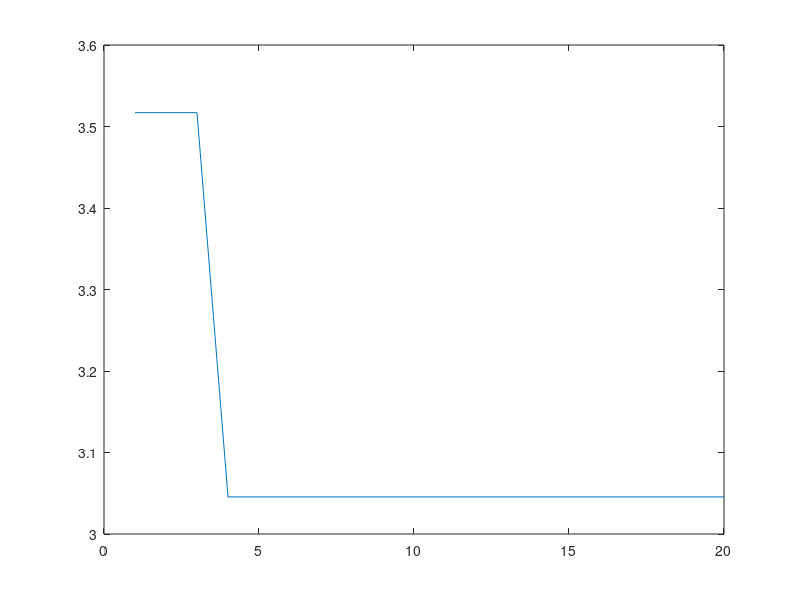

Recreate this plot in MATLAB.

clc;
clear all;
close all;
%Teacher phase
ul=1;
ll=-1;
pn=10;
dv=3;
gn=20;
for it=1:gn
    if it==1   
x=(ul-ll).*rand(pn,dv)+ll;
    else
x=x4;
    end
    for i=1:pn
    f(i,1)=(1+((x(i,1)+x(i,2)+1).^2)*(19-(14.*x(i,1))+(3.*(x(i,1).^2))-(14.*x(i,2))+6*x(i,1)*x(i,2)+(3*x(i,2).^2)))*(30+(((2.*x(i,1))-(3.*x(i,2)))^2)*(18-(32.*x(i,1))+((12*x(i,1)).^2)+(48.*x(i,2))-((36.*x(i,1))*x(i,2))+(27*x(i,2).^2)));
    end
m=mean(x);
a=min(f);
for i=1:pn
    if f(i,1)==a
        Xteacher=x(i,:);
    end
end
        
   
for i=1:pn
    r=rand(1);
    Tf=round(1+rand(1));
    D=r.*(Xteacher-(Tf.*m));
    x1(i,:)=x(i,:)+D;
end
for i=1:pn
    for j=1:dv
        if x1(i,j)>ul
            x1(i,j)=ul;
        end
        if x1(i,j)<ll
            x1(i,j)=ll;
        end
    end
end 
   %%%%%%%%%%%%%%%%f1=x1(:,1)+x1(:,2)+x1(:,3);
   for i=1:pn
   f1(i,1)=(1+((x1(i,1)+x1(i,2)+1).^2)*(19-(14.*x1(i,1))+(3.*(x1(i,1).^2))-(14.*x1(i,2))+6*x1(i,1)*x1(i,2)+(3*x1(i,2).^2)))*(30+(((2.*x1(i,1))-(3.*x1(i,2)))^2)*(18-(32.*x1(i,1))+((12*x1(i,1)).^2)+(48.*x1(i,2))-((36.*x1(i,1))*x1(i,2))+(27*x1(i,2).^2)));
   end
   for i=1:pn
       if f1(i,:)<f(i,:)
           x2(i,:)=x1(i,:);
     elseif f1(i,:)>f(i,:)
           x2(i,:)=x(i,:);
       end
   end
   

for i=1:pn
f2(i,1)=(1+((x2(i,1)+x2(i,2)+1).^2)*(19-(14.*x2(i,1))+(3.*(x2(i,1).^2))-(14.*x2(i,2))+6*x2(i,1)*x2(i,2)+(3*x2(i,2).^2)))*(30+(((2.*x2(i,1))-(3.*x2(i,2)))^2)*(18-(32.*x2(i,1))+((12*x2(i,1)).^2)+(48.*x2(i,2))-((36.*x2(i,1))*x2(i,2))+(27*x2(i,2).^2)));
end
%learners phase

for i=1:pn
    j=floor(rand()*pn)+1;
    while j==i
        j=floor(rand()*pn)+1;
    end
     k=floor(rand()*pn)+1;
    while k==i||k==j
        k=floor(rand()*pn)+1;
    end
    if f2(k)<f2(j)
        x3(i,:)=x2(i,:)+rand*(x2(k,:)-x2(j,:));
    end
    if f2(k)>f2(j)
        x3(i,:)=x2(i,:)+rand*(x2(j,:)-x2(k,:));
    end
end     
 
 for i=1:pn
 f3(i,1)=(1+((x3(i,1)+x3(i,2)+1).^2)*(19-(14.*x3(i,1))+(3.*(x3(i,1).^2))-(14.*x3(i,2))+6*x3(i,1)*x3(i,2)+(3*x3(i,2).^2)))*(30+(((2.*x3(i,1))-(3.*x3(i,2)))^2)*(18-(32.*x3(i,1))+((12*x3(i,1)).^2)+(48.*x3(i,2))-((36.*x3(i,1))*x3(i,2))+(27*x3(i,2).^2)));
end
 for i=1:pn
       if f3(i,:)<f2(i,:)
           x4(i,:)=x3(i,:);
     elseif f3(i,:)>f2(i,:)
           x4(i,:)=x2(i,:);
       end
   end   
for i=1:pn
    for j=1:dv
        if x4(i,j)>ul
            x4(i,j)=ul;
        elseif x4(i,j)<ll
            x4(i,j)=ll;
        end
    end
end

for i=1:pn
f4(i,1)=(1+((x4(i,1)+x4(i,2)+1).^2)*(19-(14.*x4(i,1))+(3.*(x4(i,1).^2))-(14.*x4(i,2))+6*x4(i,1)*x4(i,2)+(3*x4(i,2).^2)))*(30+(((2.*x4(i,1))-(3.*x4(i,2)))^2)*(18-(32.*x4(i,1))+((12*x4(i,1)).^2)+(48.*x4(i,2))-((36.*x4(i,1))*x4(i,2))+(27*x4(i,2).^2)));
end
mfv(it,1)=min(f4);
end
it=1:gn;
    plot(it,mfv) 
x4
